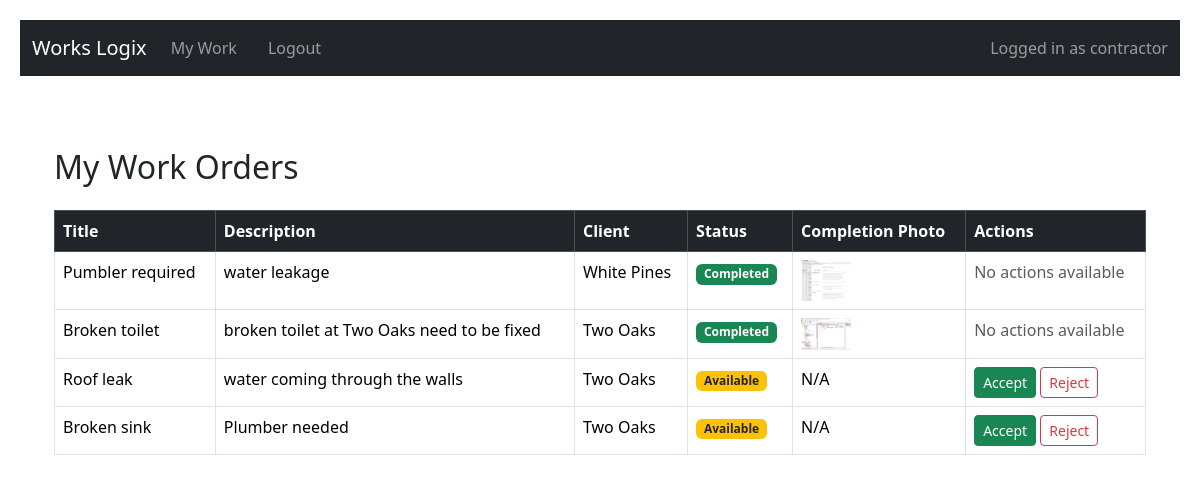
Page /contractor/home (signed in) on the earlier database version.
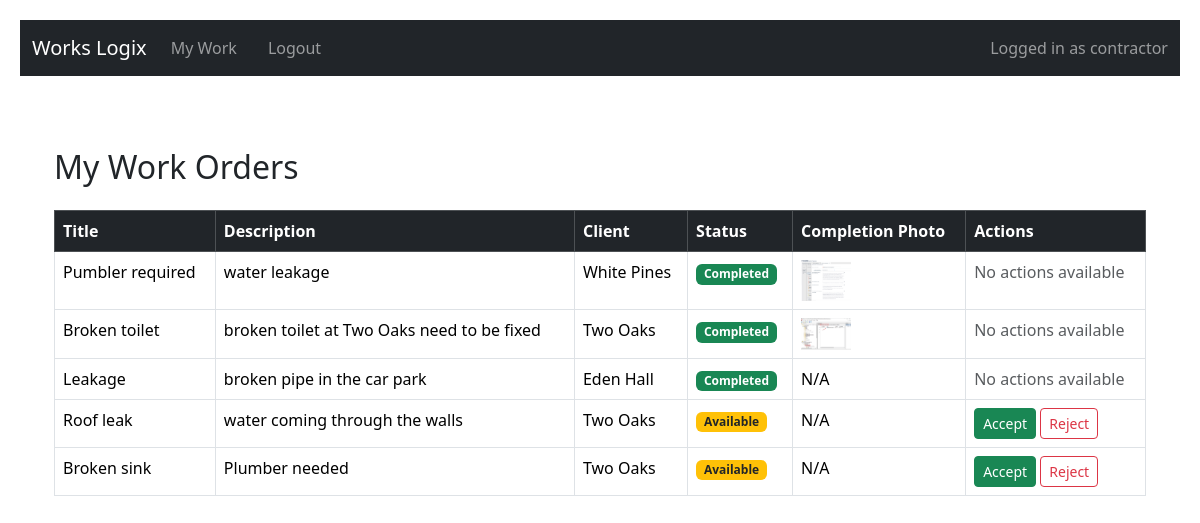
Same page on the later database version.
### app/models.py (models this page shows)
class WorkOrder(db.Model):
    id = db.Column(db.Integer, primary_key=True)
    title = db.Column(db.String(100), nullable=False)
    description = db.Column(db.Text, nullable=False)
    status = db.Column(db.String(20), default='Open')
    created_by = db.Column(db.String(100), nullable=False)
    created_at = db.Column(db.DateTime, default=datetime.utcnow)
    client_id = db.Column(db.Integer, db.ForeignKey('client.id'))
    contractor_id = db.Column(db.Integer, db.ForeignKey('user.id'), nullable=True)
    contractor = db.relationship("User", backref="accepted_work_orders")
    business_type = db.Column(db.String(100))  # Type of contractor service required
    completion_photo = db.Column(db.String(200), nullable=True)
    occupant_apartment = db.Column(db.String(120))
    occupant_phone = db.Column(db.String(120))
    occupant_name = db.Column(db.String(120))
    business_type = db.Column(db.String(100))  # Type of contractor service required
    preferred_contractor_id = db.Column(db.Integer, db.ForeignKey('user.id'), nullable=True)
    second_preferred_contractor_id = db.Column(db.Integer, db.ForeignKey('user.id'), nullable=True)
    rejected_by = db.Column(db.String(500))  # Comma-separated contractor IDs who have rejected
    client = db.relationship('Client', backref='work_orders')
    contractor = db.relationship('User', foreign_keys=[contractor_id])

class Client(db.Model):
    id = db.Column(db.Integer, primary_key=True)
    name = db.Column(db.String(100), nullable=False)
    address = db.Column(db.String(200), nullable=False)
    registration_number = db.Column(db.String(50), nullable=False)
    year_built = db.Column(db.Integer, nullable=False)
    number_of_units = db.Column(db.Integer, nullable=False)

### app/routes.py (the view)
@routes_bp.route('/contractor/home')
@login_required
def contractor_home():
    if current_user.role not in [UserRole.CONTRACTOR, UserRole.ADMIN]:
        abort(403)
    all_orders = WorkOrder.query.all()
    my_orders = []
    preferred_orders = []
    eligible_orders = []
    for order in all_orders:
        if order.rejected_by == current_user.id:
            continue
        if order.contractor_id == current_user.id:
            my_orders.append(order)
        elif order.status == "Open":
            if order.preferred_contractor_id == current_user.id:
                preferred_orders.append(order)
            elif not order.preferred_contractor_id and order.business_type == current_user.business_type:
                eligible_orders.append(order)
    return render_template('contractor_home.html',
        orders=my_orders,
        preferred_orders=preferred_orders,
        eligible_orders=eligible_orders)

### app/__init__.py (called while the page is built)
@login_manager.user_loader
def load_user(user_id):
    return User.query.get(int(user_id))

def create_app():
    app = Flask(__name__)
    app.config.from_object(Config)
    db.init_app(app)
    login_manager.init_app(app)
    Migrate(app, db)
    from app.routes import routes_bp
    from app.auth import auth_bp
    app.register_blueprint(routes_bp)
    app.register_blueprint(auth_bp)
    @app.context_processor
    def inject_roles():
        return {
            'ROLE_ADMIN': UserRole.ADMIN.value,
            'ROLE_MANAGER': UserRole.MANAGER.value,
            'ROLE_CONTRACTOR': UserRole.CONTRACTOR.value
        }
    @app.context_processor
    def inject_roles():
        return {
            'ROLE_ADMIN': UserRole.ADMIN.value,
            'ROLE_MANAGER': UserRole.MANAGER.value,
            'ROLE_CONTRACTOR': UserRole.CONTRACTOR.value
        }
    return app

### app/templates/contractor_home.html (shortened to what the changed rows need)
{% extends 'base.html' %}
{% block content %}
<div class="container mt-5">
    <h2 class="mb-4">My Work Orders</h2>
    {% if orders or preferred_orders or eligible_orders %}
        <div class="table-responsive">
            <table class="table table-bordered table-hover">
                <thead class="table-dark">
                    <tr>
                        <th>Title</th>
                        <th>Description</th>
                        <th>Client</th>
                        <th>Status</th>
                        <th>Completion Photo</th>
                        <th>Actions</th>
                    </tr>
                </thead>
                <tbody>
                    {% for order in orders %}
                        <tr>
                            <td>{{ order.title }}</td>
                            <td>{{ order.description }}</td>
                            <td>{{ order.client.name }}</td>
                            <td>
                                {% if order.status == 'Open' %}
                                    <span class="badge bg-warning text-dark">Open</span>
                                {% elif order.status == 'Accepted' %}
                                    <span class="badge bg-primary">Accepted</span>
                                {% elif order.status == 'Completed' %}
                                    <span class="badge bg-success">Completed</span>
                                {% elif order.status == 'Rejected' %}
                                    <span class="badge bg-danger">Rejected</span>
                                {% else %}
                                    <span class="badge bg-secondary">{{ order.status }}</span>
                                {% endif %}
                            </td>
                            <td>
                                {% if order.completion_photo %}
                                    <a href="{{ url_for('static', filename='uploads/' + order.completion_photo) }}" target="_blank">
                                        <img src="{{ url_for('static', filename='uploads/' + order.completion_photo) }}" alt="Photo" width="50">
                                    </a>
                                {% else %}
                                    N/A
                                {% endif %}
                            </td>
                            <td>
                                {% if order.status == 'Open' %}
                                    <form action="{{ url_for('routes.accept_order', order_id=order.id) }}" method="post" class="d-inline">
                                        <button type="submit" class="btn btn-success btn-sm">Accept</button>
                                    </form>
                                    <form action="{{ url_for('routes.reject_order', order_id=order.id) }}" method="post" class="d-inline">
                                        <button type="submit" class="btn btn-sm btn-outline-danger">Reject</button>
                                    </form>
                                {% else %}
                                    <span class="text-muted">No actions available</span>
                                {% endif %}
                            </td>
                        </tr>
                    {% endfor %}
                    {% for order in preferred_orders + eligible_orders %}
                        <tr>
                            <td>{{ order.title }}</td>
                            <td>{{ order.description }}</td>
                            <td>{{ order.client.name if order.client else 'N/A' }}</td>
                            <td><span class="badge bg-warning text-dark">Available</span></td>
                            <td>N/A</td>
                            <td>
                                <button class="btn btn-success btn-sm" data-bs-toggle="modal" data-bs-target="#acceptModal{{ order.id }}">
                                    Accept
                                </button>
                                <form method="POST" action="{{ url_for('routes.reject_order', order_id=order.id) }}" class="d-inline">
                                    <button type="submit" class="btn btn-sm btn-outline-danger">Reject</button>
                                </form>
                            </td>
                        </tr>
                    {% endfor %}
                </tbody>
            </table>
        </div>
    {% else %}
        <p>No work orders assigned to you yet.</p>
    {% endif %}
</div>
{% endblock %}

Differences in the rows shown:
added WorkOrder: title "Leakage", description "broken pipe in the car park", client.name "Eden Hall", status "Completed", shows "N/A", shown under "My Work Orders"
